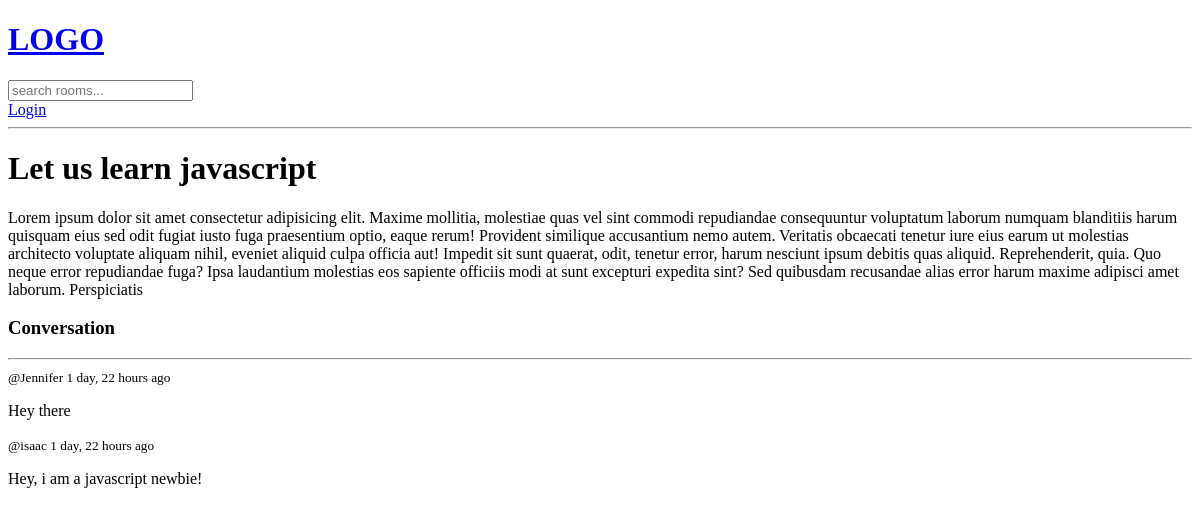
The app's page /room/1/, older data.
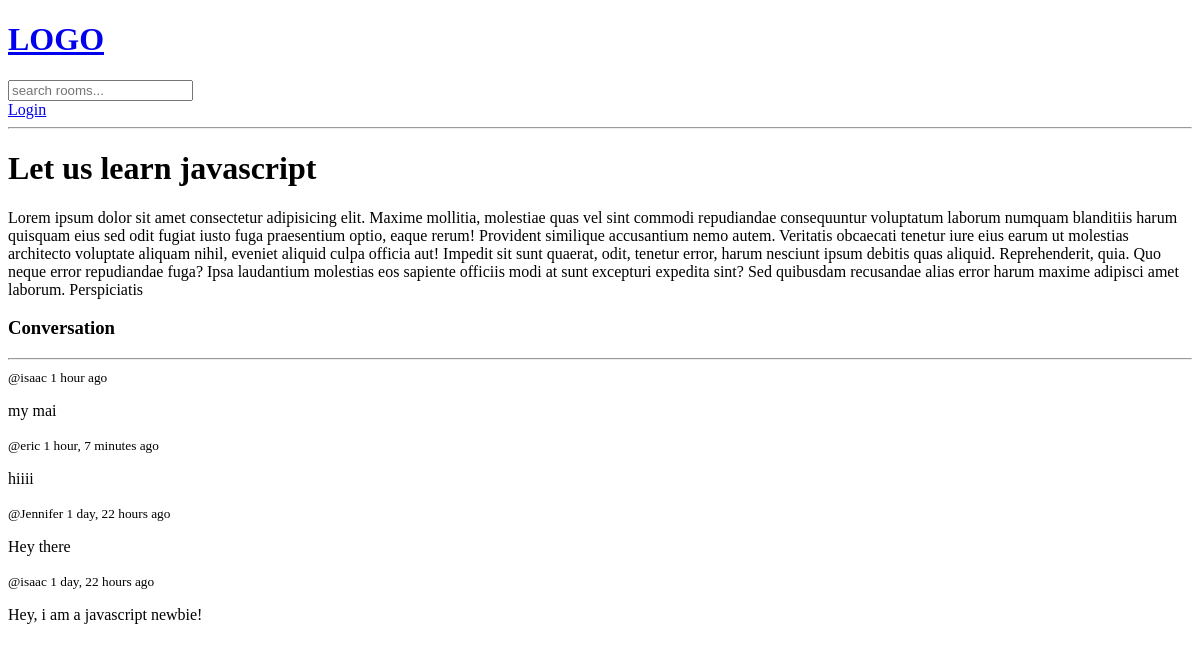
The same page, newer data.
### base/models.py (models this page shows, shortened)
class Message(models.Model):
    user = models.ForeignKey(User, on_delete=models.CASCADE)
    room = models.ForeignKey(Room, on_delete=models.CASCADE)
    body = models.TextField()
    updated = models.DateTimeField(auto_now=True)
    created = models.DateTimeField(auto_now_add=True)

### base/views.py (the view, shortened to what this page needs)
# urls.py: path("room/<str:pk>/", room, name="room"),
def room(request, pk):
    room = Room.objects.get(id=pk)
    room_messages = room.message_set.all().order_by('-created')
    context = {"room": room, "room_messages": room_messages}
    return render(request, "base/room.html", context)

### base/templates/base/room.html (shortened to what this page needs)
{%extends "main.html"%} {% block content%}
<h1>{{room.name}}</h1>
<p>{{room.description}}</p>
<div class="comment-wrapper">
	<h3>Conversation</h3>
	<hr />
	{% for message in room_messages %}
	<div>
		<small>@{{message.user}} {{message.created|timesince}} ago</small>
		<p>{{message.body}}</p>
	</div>
	{% endfor %}
</div>
 {% endblock %}

Row changes from the older to the newer data that the page shows:
added Message: user "isaac", created "1 hour", body "my mai"
added Message: user "eric", created "1 hour, 7 minutes", body "hiiii"
